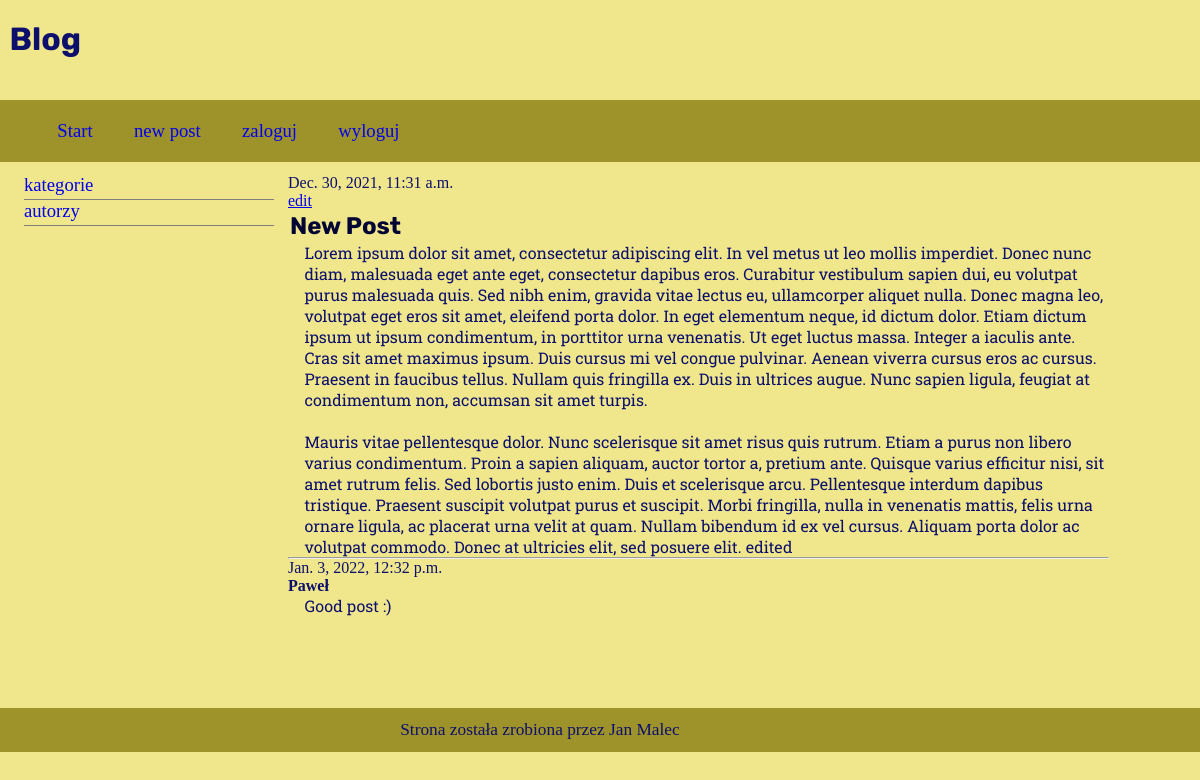
The app's page /post/1/ (signed in) with its own data.
### blog/models.py (models this page shows, shortened)
class Post(models.Model):
    author = models.ForeignKey('auth.User', on_delete=models.CASCADE)
    title = models.CharField(max_length=200)
    text = models.TextField()
    created_date = models.DateTimeField(
            default=timezone.now)
    published_date = models.DateTimeField(
            blank=True, null=True)

class Comments(models.Model):
    post = models.ForeignKey('Post', on_delete=models.CASCADE, related_name='comments')
    author = models.ForeignKey('auth.User', on_delete=models.CASCADE)
    email = models.EmailField()
    text = models.TextField()
    created_date = models.DateTimeField(default=timezone.now)
    updated_date = models.DateTimeField(auto_now = True)
    active = models.BooleanField( default = True)

### blog/views.py (the view)
# urls.py: path('post/<int:pk>/', views.post_detail, name='post_detail'),
def post_detail(request, pk):
    post = get_object_or_404(Post, pk=pk)
    Post.objects.get(pk=pk)
    return render(request, 'blog/post_detail.html', {'post':post})

### blog/templates/blog/post_detail.html (shortened to what this page needs)
{% extends 'blog/base.html' %}
{% block content %}
    {% if post.published_date %}
<div class="date">
    {{ post.published_date }}
</div>
{% endif %}
{% if user.is_authenticated %}
<a class="btn btn-default" href="{% url 'post_edit' pk=post.pk %}">edit</a>
{% endif %}
<h2>{{ post.title }}</h2>
<p>{{ post.text|linebreaksbr }}</p>
<hr>
{% for comment in post.comments.all %}
    <div class="comment">
        <div class="date">{{ comment.created_date }}</div>
        <strong>{{ comment.author }}</strong>
        <p>{{ comment.text|linebreaks }}</p>
    </div>
{% empty %}
    <p>Brak komentarzy :(</p>
{% endfor %}
{% endblock %}

### blog/static/css/main.css (style rules this page uses)
* { margin: 0px; padding: 0px; }
body { background-color: rgb(240,230,140); color: #0C106C; }
main section h2 { margin: 2px; font-family: 'Rubik', sans-serif; color: #020434; }
main section p { padding-left: 2%; font-family: 'Roboto Slab', serif; }

### records on screen
Post: published_date "Dec. 30, 2021, 11:31 a.m.", title "New Post", text "Lorem ipsum dolor sit amet, consectetur adipiscing elit. In vel metus ut leo mollis imperdiet. Donec nunc diam, malesuada eget ante eget, consectetur dapibus eros. Curabitur vestibulum sapien dui, eu volutpat purus malesuada quis. Sed nibh enim, gravida vitae lectus eu, ullamcorper aliquet nulla. Donec magna leo, volutpat eget eros sit amet, eleifend porta dolor. In eget elementum neque, id dictum dolor. Etiam dictum ipsum ut ipsum condimentum, in porttitor urna venenatis. Ut eget luctus massa. Integer a iaculis ante. Cras sit amet maximus ipsum. Duis cursus mi vel congue pulvinar. Aenean viverra cursus eros ac cursus. Praesent in faucibus tellus. Nullam quis fringilla ex. Duis in ultrices…"
Comments: created_date "Jan. 3, 2022, 12:32 p.m.", author "Paweł", text "Good post :)"
